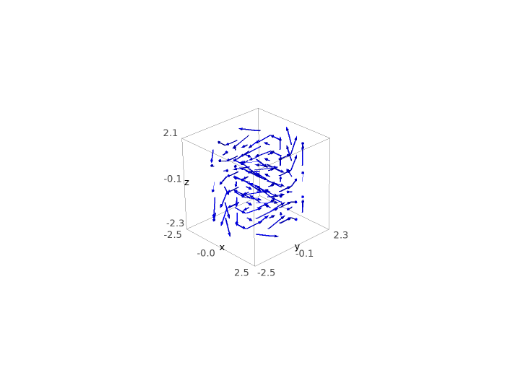

Source code (Python):
E = EuclideanSpace(3)
x, y, z = E.default_chart()[:]
v = E.vector_field(-y, x, sin(x*y*z), name='v')
sphinx_plot(v.plot(max_range=1.5, scale=0.5))
